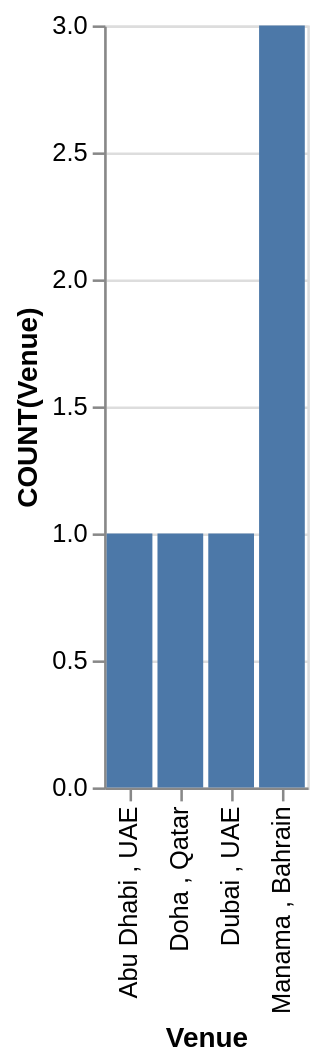

Write a Vega-Lite specification for this figure.
### Vega-Lite specification from a JSON file in a GitHub repository (floating-point values rounded to 4 significant figures)
{"data": {"values": [{"x_data": "Abu Dhabi , UAE", "y_data": 1}, {"x_data": "Doha , Qatar", "y_data": 1}, {"x_data": "Dubai , UAE", "y_data": 1}, {"x_data": "Manama , Bahrain", "y_data": 3}]}, "mark": "bar", "encoding": {"x": {"field": "x_data", "type": "nominal", "title": "Venue", "sort": {"op": "sum", "field": "y_data", "order": "ascending"}}, "y": {"field": "y_data", "type": "quantitative", "title": "COUNT(Venue)"}}}
